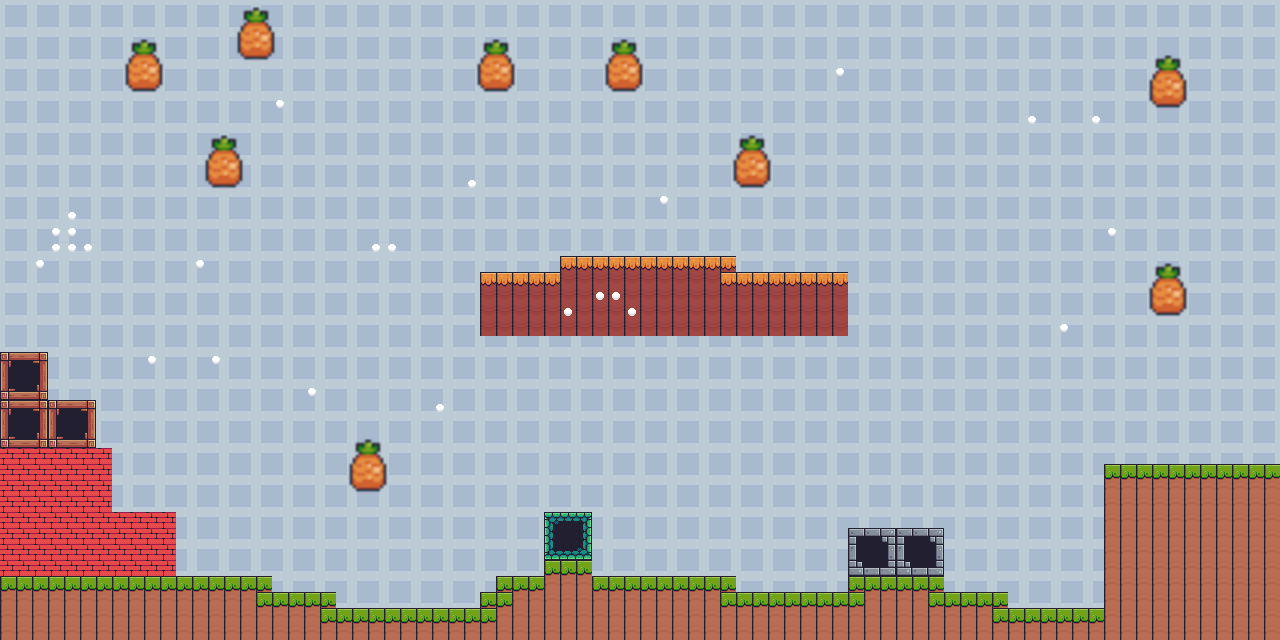

This game map was drawn from its Tiled (.tmx) file and the tilesets committed beside it. A one-line description and the trimmed map source follow:
An orthogonal 80x40 tile map with 16x16 px tiles, 2 tile layers (base, decoration), 6 tilesets.

<map version="1.10" tiledversion="1.10.1" orientation="orthogonal" renderorder="right-down" width="80" height="40" tilewidth="16" tileheight="16" infinite="0" nextlayerid="3" nextobjectid="1">
 <tileset firstgid="1" name="blue" tilewidth="16" tileheight="16" tilecount="16" columns="4">
  <image source="../images/world/blue.png" width="64" height="64" />
 </tileset>
 <tileset firstgid="17" name="confetti_16x16" tilewidth="16" tileheight="16" tilecount="6" columns="6">
  <image source="../images/world/confetti_16x16.png" width="96" height="16" />
 </tileset>
 <tileset firstgid="23" name="dust_particle" tilewidth="16" tileheight="16" tilecount="1" columns="1">
  <image source="../images/world/dust_particle.png" width="16" height="16" />
 </tileset>
 <tileset firstgid="24" name="pineapple" tilewidth="16" tileheight="16" tilecount="68" columns="34">
  <image source="../images/world/pineapple.png" width="544" height="32" />
 </tileset>
 <tileset firstgid="92" name="terrain_16x16" tilewidth="16" tileheight="16" tilecount="242" columns="22">
  <image source="../images/world/terrain_16x16.png" width="352" height="176" />
 </tileset>
 <tileset firstgid="334" name="pineapple_3x" tilewidth="16" tileheight="16" tilecount="612" columns="102">
  <image source="../images/world/pineapple_3x.png" width="1632" height="96" />
 </tileset>
 <layer id="1" name="base" width="80" height="40">
  <data>[3200 cells, 3200 non-empty, 8 distinct tile ids]</data>
 </layer>
 <layer id="2" name="decoration" width="80" height="40">
  <data>[3200 cells, 296 non-empty, 45 distinct tile ids]</data>
 </layer>
</map>
